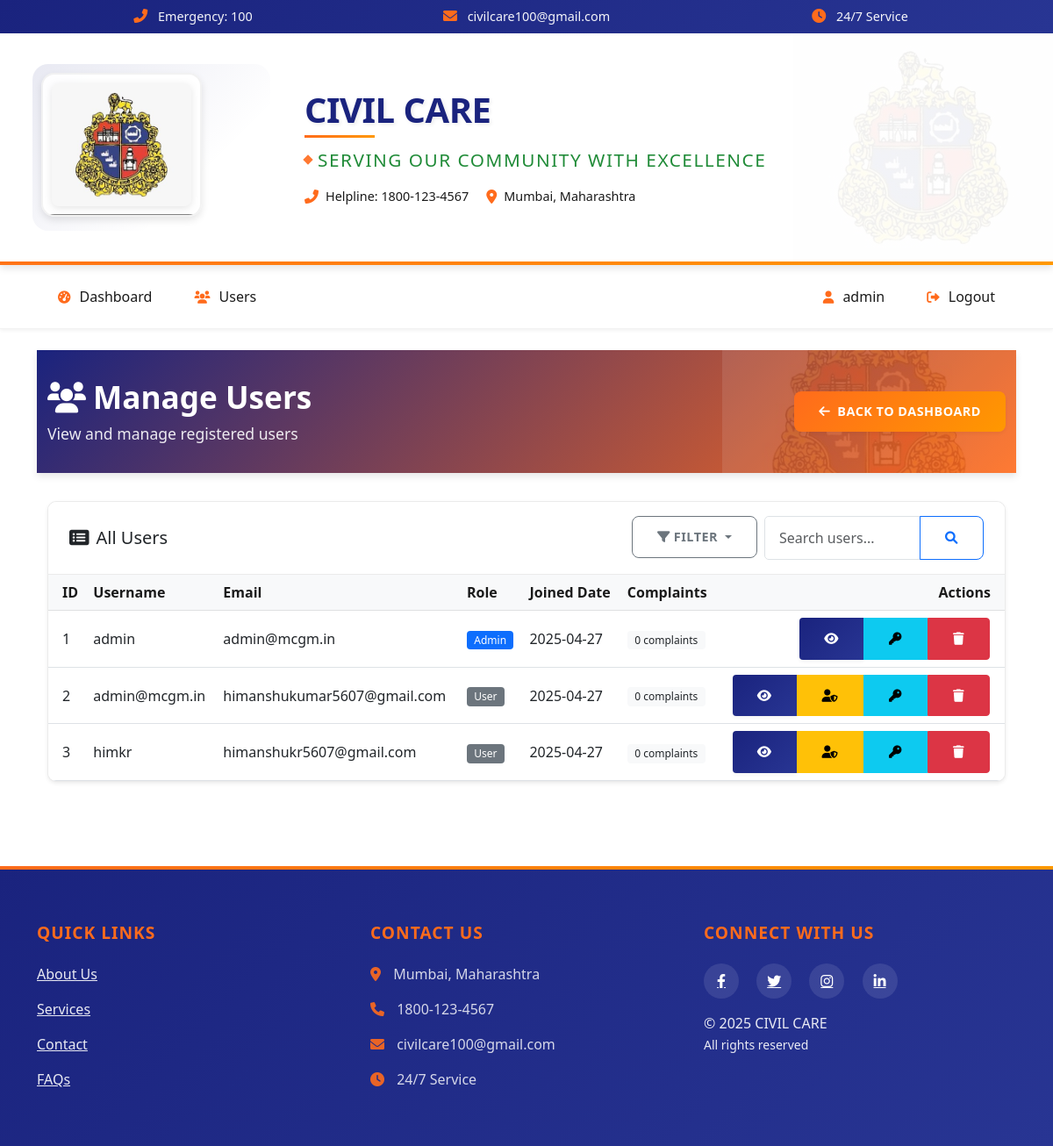
Before: /admin/users (signed in) with the older database file.
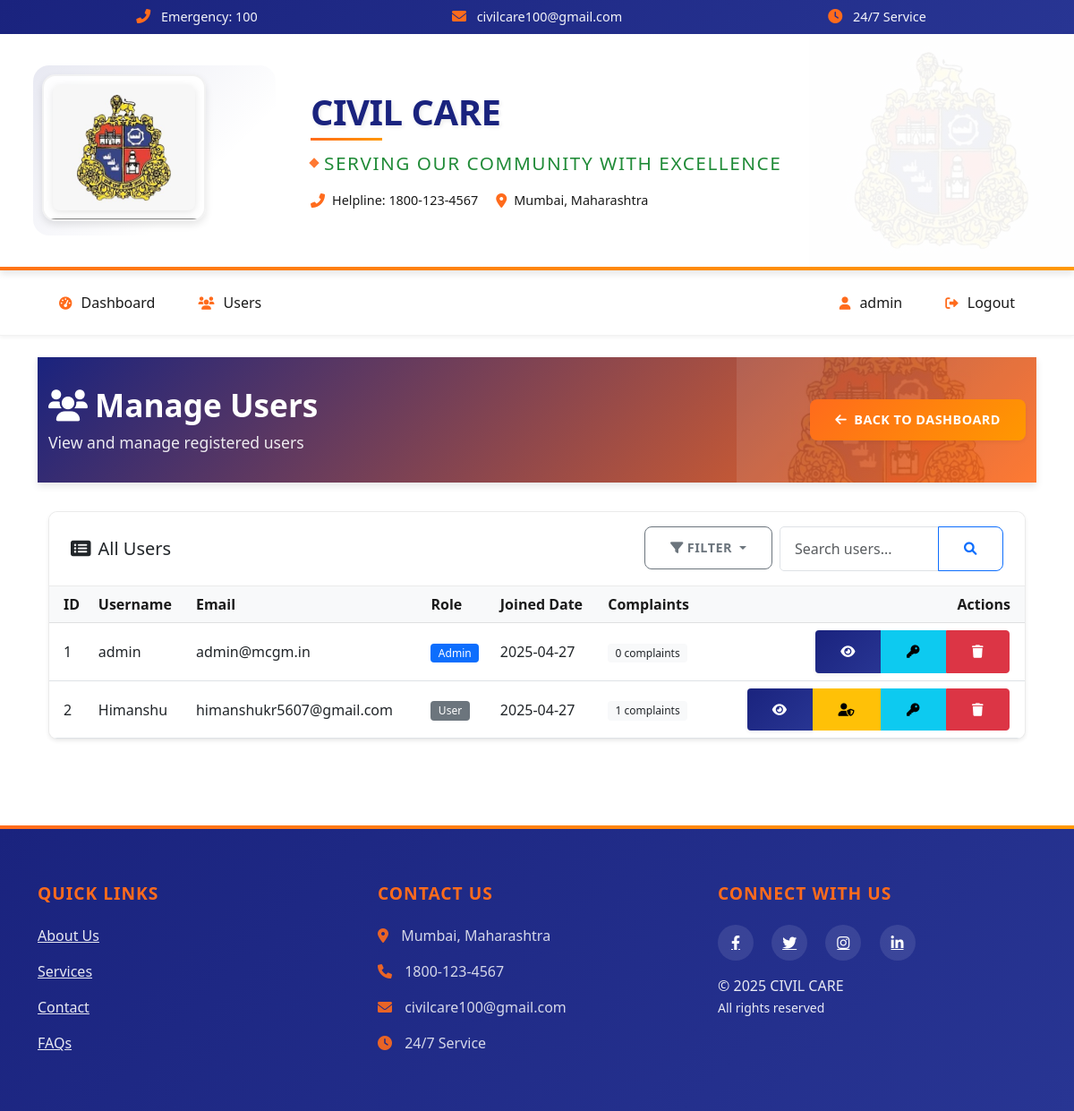
After: the same page with the newer database file.
### app/models/user.py (models this page shows, shortened)
class User(UserMixin, db.Model):
    __tablename__ = 'user'
    id = db.Column(db.Integer, primary_key=True)
    username = db.Column(db.String(64), unique=True, nullable=False)
    email = db.Column(db.String(120), unique=True, nullable=False)
    password_hash = db.Column(db.String(256), nullable=False)
    is_admin = db.Column(db.Boolean, default=False)
    created_at = db.Column(db.DateTime, default=datetime.utcnow)
    last_login = db.Column(db.DateTime)
    complaints = db.relationship('Complaint', backref='user', lazy='dynamic', cascade='all, delete-orphan')

### app/routes/admin.py (the view)
    @login_required
    def decorated_function(*args, **kwargs):
        if not current_user.is_admin:
            flash('Access denied. Admin privileges required.', 'danger')
            return redirect(url_for('user.dashboard'))
        return f(*args, **kwargs)

### app/models/user.py (called while the page is built)
@login_manager.user_loader
def load_user(user_id):
    return User.query.get(int(user_id))

### app/routes/admin.py (called while the page is built)
def admin_required(f):
    @login_required
    def decorated_function(*args, **kwargs):
        if not current_user.is_admin:
            flash('Access denied. Admin privileges required.', 'danger')
            return redirect(url_for('user.dashboard'))
        return f(*args, **kwargs)
    decorated_function.__name__ = f.__name__
    return decorated_function

@admin_bp.route('/users')
@admin_required
def manage_users():
    users = User.query.all()
    return render_template('admin/users.html', users=users)

### app/templates/admin/users.html (shortened to what this page needs)
{% extends "base.html" %}
{% block content %}
<div class="admin-section">
    <div class="section-header">
        <div class="container">
            <div class="d-flex justify-content-between align-items-center">
                <div>
                    <h2 class="section-title"><i class="fas fa-users me-2"></i>Manage Users</h2>
                    <p class="section-subtitle">View and manage registered users</p>
                </div>
                <a href="{{ url_for('admin.dashboard') }}" class="btn btn-secondary">
                    <i class="fas fa-arrow-left me-2"></i>Back to Dashboard
                </a>
            </div>
        </div>
    </div>
    <div class="container mt-4">
        <div class="card shadow-sm">
            <div class="card-header bg-white d-flex justify-content-between align-items-center py-3">
                <h5 class="mb-0"><i class="fas fa-list-alt me-2"></i>All Users</h5>
                <div class="d-flex gap-2">
                    <div class="dropdown">
                        <button class="btn btn-outline-secondary dropdown-toggle" type="button" id="filterDropdown" data-bs-toggle="dropdown">
                            <i class="fas fa-filter me-1"></i>Filter
                        </button>
                    </div>
                    <div class="input-group" style="width: 250px;">
                        <input type="text" class="form-control" id="userSearch" placeholder="Search users...">
                        <button class="btn btn-outline-primary" type="button" id="searchButton">
                            <i class="fas fa-search"></i>
                        </button>
                    </div>
                </div>
            </div>
            <div class="card-body p-0">
                <div class="table-responsive">
                    <table class="table table-hover mb-0">
                        <thead class="table-light">
                            <tr>
                                <th class="ps-3">ID</th>
                                <th>Username</th>
                                <th>Email</th>
                                <th>Role</th>
                                <th>Joined Date</th>
                                <th>Complaints</th>
                                <th class="text-end pe-3">Actions</th>
                            </tr>
                        </thead>
                        <tbody>
                            {% for user in users %}
                            <tr>
                                <td class="ps-3">{{ user.id }}</td>
                                <td>{{ user.username }}</td>
                                <td>{{ user.email }}</td>
                                <td>
                                    <span class="badge {% if user.is_admin %}bg-primary{% else %}bg-secondary{% endif %}">
                                        {% if user.is_admin %}Admin{% else %}User{% endif %}
                                    </span>
                                </td>
                                <td>{{ user.created_at.strftime('%Y-%m-%d') }}</td>
                                <td>
                                    <span class="badge bg-light text-dark">
                                        {{ user.complaints.count() }} complaints
                                    </span>
                                </td>
                                <td class="text-end pe-3">
                                    <div class="btn-group">
                                        <button type="button" class="btn btn-sm btn-primary view-user"
                                            data-id="{{ user.id }}"
                                            data-name="{{ user.username|replace('"', '\\"')|replace('\n', '\\n') }}"
                                            data-email="{{ user.email }}"
                                            data-is-admin="{{ user.is_admin }}"
                                            title="View Details">
                                            <i class="fas fa-eye"></i>
                                        </button>
                                        {% if not user.is_admin %}
                                        <button type="button" class="btn btn-sm btn-warning toggle-admin"
                                            data-id="{{ user.id }}"
                                            data-is-admin="{{ user.is_admin }}"
                                            title="Toggle Admin Status">
                                            <i class="fas fa-user-shield"></i>
                                        </button>
                                        {% endif %}
                                        <button type="button" class="btn btn-sm btn-info reset-password"
                                            data-id="{{ user.id }}"
                                            title="Reset Password">
                                            <i class="fas fa-key"></i>
                                        </button>
                                        <button type="button" class="btn btn-sm btn-danger delete-user"
                                            data-id="{{ user.id }}"
                                            title="Delete User">
                                            <i class="fas fa-trash"></i>
                                        </button>
                                    </div>
                                </td>
                            </tr>
                                                            {% set complaints = user.complaints.all() %}
                            {% endfor %}
                        </tbody>
                    </table>
                </div>
            </div>
        </div>
    </div>
</div>
{% endblock %}

### app/templates/base.html (shortened to what this page needs)
<!DOCTYPE html>
<html lang="en">
<head>
    <link href="https://cdn.jsdelivr.net/npm/bootstrap@5.3.0/dist/css/bootstrap.min.css" rel="stylesheet">
    <link href="https://cdnjs.cloudflare.com/ajax/libs/font-awesome/6.0.0/css/all.min.css" rel="stylesheet">
    <link rel="stylesheet" href="{{ url_for('static', filename='css/style.css') }}">
</head>
<body>
    <div class="top-bar text-center">
        <div class="container">
            <div class="row justify-content-center">
                <div class="col-md-4">
                    <span><i class="fas fa-phone-alt"></i> Emergency: 100</span>
                </div>
                <div class="col-md-4">
                    <span><i class="fas fa-envelope"></i> civilcare100@gmail.com</span>
                </div>
                <div class="col-md-4">
                    <span><i class="fas fa-clock"></i> 24/7 Service</span>
                </div>
            </div>
        </div>
    </div>
    <header class="header">
        <div class="container">
            <div class="row align-items-center">
                <div class="col-lg-3 col-md-4 text-center text-md-start">
                    <div class="logo-wrapper">
                        <div class="logo-container">
                            <img src="{{ url_for('static', filename='images/mcgm.jpg') }}" alt="Municipal Logo" class="logo-img">
                            <div class="logo-overlay">
                            </div>
                        </div>
                    </div>
                </div>
                <div class="col-lg-9 col-md-8">
                    <div class="header-content">
                        <h1 class="logo-text">CIVIL CARE</h1>
                        <div class="subtitle">Serving Our Community with Excellence</div>
                        <div class="header-actions d-none d-md-flex">
                            <div class="header-action-item">
                                <i class="fas fa-phone-alt"></i>
                                <span>Helpline: 1800-123-4567</span>
                            </div>
                            <div class="header-action-item">
                                <i class="fas fa-map-marker-alt"></i>
                                <span>Mumbai, Maharashtra</span>
                            </div>
                        </div>
                    </div>
                </div>
            </div>
        </div>
    </header>
    <nav class="navbar navbar-expand-lg navbar-light bg-white">
        <div class="container">
            <div class="collapse navbar-collapse" id="navbarNav">
                <ul class="navbar-nav me-auto">
                    {% if current_user.is_authenticated %}
                        {% if current_user.is_admin %}
                        <li class="nav-item">
                            <a class="nav-link" href="{{ url_for('admin.dashboard') }}">
                                <i class="fas fa-tachometer-alt"></i> Dashboard
                            </a>
                        </li>
                        <li class="nav-item">
                            <a class="nav-link" href="{{ url_for('admin.manage_users') }}">
                                <i class="fas fa-users"></i> Users
                            </a>
                        </li>
                        {% endif %}
                    {% endif %}
                </ul>
                <ul class="navbar-nav">
                    {% if current_user.is_authenticated %}
                    <li class="nav-item">
                        <span class="nav-link">
                            <i class="fas fa-user"></i> {{ current_user.username }}
                        </span>
                    </li>
                    <li class="nav-item">
                        <a class="nav-link" href="{{ url_for('auth.logout') }}">
                            <i class="fas fa-sign-out-alt"></i> Logout
                        </a>
                    </li>
                    {% endif %}
                </ul>
            </div>
        </div>
    </nav>
    <main class="container my-4">
        {% block content %}{% endblock %}
    </main>
    <footer class="footer mt-auto">
        <div class="container">
            <div class="row">
                <div class="col-md-4">
                    <h5>Quick Links</h5>
                    <ul class="list-unstyled">
                        <li><a href="{{ url_for('user.about') }}" class="text-white">About Us</a></li>
                        <li><a href="{{ url_for('user.services') }}" class="text-white">Services</a></li>
                        <li><a href="{{ url_for('user.contact') }}" class="text-white">Contact</a></li>
                        <li><a href="{{ url_for('user.faqs') }}" class="text-white">FAQs</a></li>
                    </ul>
                </div>
                <div class="col-md-4">
                    <h5>Contact Us</h5>
                    <ul class="list-unstyled">
                        <li><i class="fas fa-map-marker-alt"></i> Mumbai, Maharashtra</li>
                        <li><i class="fas fa-phone"></i> 1800-123-4567</li>
                        <li><i class="fas fa-envelope"></i> civilcare100@gmail.com</li>
                        <li><i class="fas fa-clock"></i> 24/7 Service</li>
                    </ul>
                </div>
                <div class="col-md-4">
                    <h5>Connect With Us</h5>
                    <div class="social-links">
                        <a href="#" class="text-white me-3"><i class="fab fa-facebook-f"></i></a>
                        <a href="#" class="text-white me-3"><i class="fab fa-twitter"></i></a>
                        <a href="#" class="text-white me-3"><i class="fab fa-instagram"></i></a>
                        <a href="#" class="text-white"><i class="fab fa-linkedin-in"></i></a>
                    </div>
                    <div class="mt-3">
                        <p class="mb-0">&copy; {{ current_year }} CIVIL CARE</p>
                        <small>All rights reserved</small>
                    </div>
                </div>
            </div>
        </div>
    </footer>
</body>
</html>

Changed rows visible on the page:
removed User: id "3", username "himkr", email "himanshukr5607@gmail.com", is_admin "User", created_at "2025-04-27", complaints.count "0"
changed User id 2: username "admin@mcgm.in" → "Himanshu"; email "himanshukumar5607@gmail.com" → "himanshukr5607@gmail.com"; complaints.count "0" → "1"
